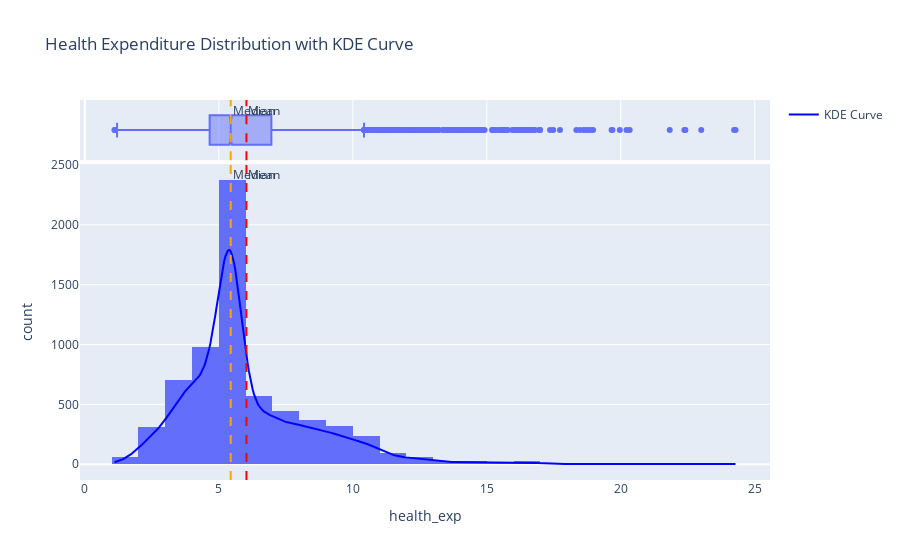

Notebook source saved alongside this figure:
### Markdown cell above
## 1.Distrubution of Health Expenditure(% of GDP)

### Code cell
from scipy.stats import gaussian_kde

# Data Preparation
mean_value = df['health_exp'].mean()
median_value = df['health_exp'].median()

# KDE Curve Calculation
x = np.linspace(df['health_exp'].min(), df['health_exp'].max(), 500)
kde = gaussian_kde(df['health_exp'])
kde_y = kde(x)

# Plot Histogram with Marginal
fig = px.histogram(
    df, 
    x='health_exp', 
    nbins=30, 
    marginal='box',  # 'box' or 'violin'
    title='Health Expenditure Distribution with KDE Curve'
)

# Adding KDE Curve
fig.add_trace(
    go.Scatter(
        x=x, 
        y=kde_y * len(df['health_exp']) * (df['health_exp'].max() - df['health_exp'].min()) / 30, 
# Scale to match histogram
        mode='lines', 
        line=dict(color='blue', width=2), 
        name='KDE Curve'
    )
)

# Adding Mean and Median Lines
fig.add_vline(x=mean_value, line_dash="dash", line_color="red", annotation_text="Mean")
fig.add_vline(x=median_value, line_dash="dash", line_color="orange", annotation_text="Median")

# Showing the Plot
fig.show()

### Figure 1 — Plotly figure (JSON) as saved in the notebook; plotly's stock layout.template omitted (floating-point values rounded to 4 significant figures; data arrays with more than 128 entries replaced by an {"elided": "..."} marker saying what was removed)
{"data": [{"alignmentgroup": "True", "bingroup": "x", "hovertemplate": "health_exp=%{x}<br>count=%{y}<extra></extra>", "legendgroup": "", "marker": {"color": "#636efa", "pattern": {"shape": ""}}, "name": "", "nbinsx": 30, "offsetgroup": "", "orientation": "v", "showlegend": false, "type": "histogram", "x": {"elided": "6650 float values"}, "xaxis": "x", "yaxis": "y"}, {"alignmentgroup": "True", "hovertemplate": "health_exp=%{x}<extra></extra>", "legendgroup": "", "marker": {"color": "#636efa"}, "name": "", "notched": true, "offsetgroup": "", "showlegend": false, "type": "box", "x": {"elided": "6650 float values"}, "xaxis": "x2", "yaxis": "y2"}, {"line": {"color": "blue", "width": 2}, "mode": "lines", "name": "KDE Curve", "type": "scatter", "x": {"elided": "500 float values"}, "y": {"elided": "500 float values"}}], "layout": {"annotations": [{"showarrow": false, "text": "Mean", "x": 6.032, "xanchor": "left", "xref": "x", "y": 1, "yanchor": "top", "yref": "y domain"}, {"showarrow": false, "text": "Mean", "x": 6.032, "xanchor": "left", "xref": "x2", "y": 1, "yanchor": "top", "yref": "y2 domain"}, {"showarrow": false, "text": "Median", "x": 5.444, "xanchor": "left", "xref": "x", "y": 1, "yanchor": "top", "yref": "y domain"}, {"showarrow": false, "text": "Median", "x": 5.444, "xanchor": "left", "xref": "x2", "y": 1, "yanchor": "top", "yref": "y2 domain"}], "autosize": true, "barmode": "relative", "legend": {"tracegroupgap": 0}, "shapes": [{"line": {"color": "red", "dash": "dash"}, "type": "line", "x0": 6.032, "x1": 6.032, "xref": "x", "y0": 0, "y1": 1, "yref": "y domain"}, {"line": {"color": "red", "dash": "dash"}, "type": "line", "x0": 6.032, "x1": 6.032, "xref": "x2", "y0": 0, "y1": 1, "yref": "y2 domain"}, {"line": {"color": "orange", "dash": "dash"}, "type": "line", "x0": 5.444, "x1": 5.444, "xref": "x", "y0": 0, "y1": 1, "yref": "y domain"}, {"line": {"color": "orange", "dash": "dash"}, "type": "line", "x0": 5.444, "x1": 5.444, "xref": "x2", "y0": 0, "y1": 1, "yref": "y2 domain"}], "title": {"text": "Health Expenditure Distribution with KDE Curve"}, "xaxis": {"anchor": "y", "autorange": true, "domain": [0, 1], "range": [-0.1803, 25.57], "title": {"text": "health_exp"}, "type": "linear"}, "xaxis2": {"anchor": "y2", "autorange": true, "domain": [0, 1], "matches": "x", "range": [-0.1803, 25.57], "showgrid": true, "showticklabels": false, "type": "linear"}, "yaxis": {"anchor": "x", "autorange": true, "domain": [0, 0.8316], "range": [-131.6, 2508.0], "title": {"text": "count"}, "type": "linear"}, "yaxis2": {"anchor": "x2", "autorange": true, "domain": [0.8416, 1], "matches": "y2", "range": [-0.5, 0.5], "showgrid": false, "showline": false, "showticklabels": false, "ticks": "", "type": "category"}}}
